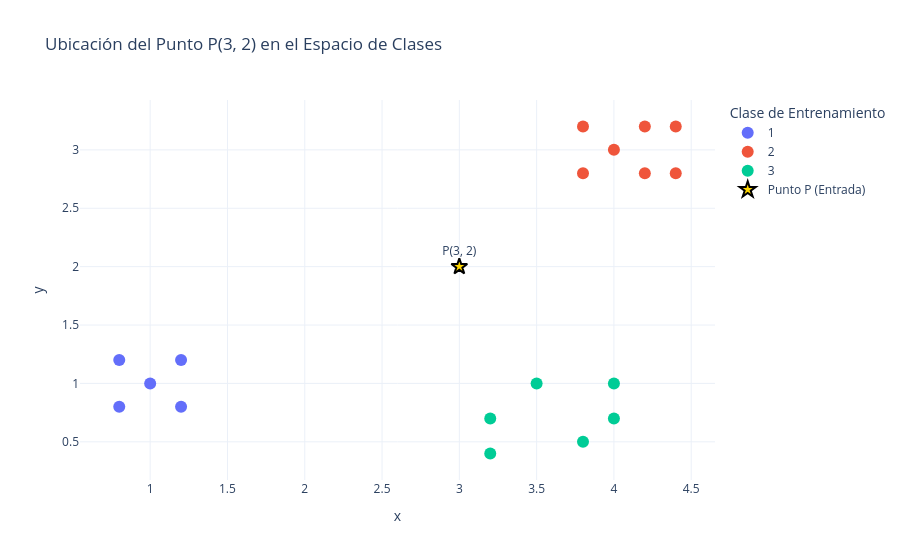

Notebook source saved alongside this figure:
### Code cell
import plotly.express as px
import plotly.graph_objects as go
import pandas as pd

# 1. Datos de entrenamiento (Dataset original)
data = {
    'x': [0.8, 1.0, 1.2, 0.8, 1.2, 4.0, 3.8, 4.2, 3.8, 4.2, 4.4, 4.4, 3.2, 3.2, 3.8, 3.5, 4.0, 4.0],
    'y': [0.8, 1.0, 0.8, 1.2, 1.2, 3.0, 2.8, 2.8, 3.2, 3.2, 2.8, 3.2, 0.4, 0.7, 0.5, 1.0, 1.0, 0.7],
    'clase': [1, 1, 1, 1, 1, 2, 2, 2, 2, 2, 2, 2, 3, 3, 3, 3, 3, 3]
}
df = pd.DataFrame(data)
df['clase'] = df['clase'].astype(str)

# 2. Creamos la figura base con los puntos de entrenamiento
fig = px.scatter(
    df, x='x', y='y', color='clase',
    title="Ubicación del Punto P(3, 2) en el Espacio de Clases",
    labels={'clase': 'Clase de Entrenamiento'},
    template="plotly_white"
)

# 3. Añadimos el punto P=(3, 2) manualmente con un marcador especial
fig.add_trace(
    go.Scatter(
        x=[3], y=[2],
        mode='markers+text',
        marker=dict(size=18, color='gold', symbol='star', line=dict(width=2, color='black')),
        name='Punto P (Entrada)',
        text=["P(3, 2)"],
        textposition="top center"
    )
)

# Mejoramos el diseño
fig.update_traces(marker=dict(size=12))
fig.show()

### Figure 1 — Plotly figure (JSON) as saved in the notebook; plotly's stock layout.template omitted (floating-point values rounded to 4 significant figures)
{"data": [{"hovertemplate": "Clase de Entrenamiento=1<br>x=%{x}<br>y=%{y}<extra></extra>", "legendgroup": "1", "marker": {"color": "#636efa", "size": 12, "symbol": "circle"}, "mode": "markers", "name": "1", "orientation": "v", "showlegend": true, "type": "scatter", "x": [0.8, 1, 1.2, 0.8, 1.2], "xaxis": "x", "y": [0.8, 1, 0.8, 1.2, 1.2], "yaxis": "y"}, {"hovertemplate": "Clase de Entrenamiento=2<br>x=%{x}<br>y=%{y}<extra></extra>", "legendgroup": "2", "marker": {"color": "#EF553B", "size": 12, "symbol": "circle"}, "mode": "markers", "name": "2", "orientation": "v", "showlegend": true, "type": "scatter", "x": [4, 3.8, 4.2, 3.8, 4.2, 4.4, 4.4], "xaxis": "x", "y": [3, 2.8, 2.8, 3.2, 3.2, 2.8, 3.2], "yaxis": "y"}, {"hovertemplate": "Clase de Entrenamiento=3<br>x=%{x}<br>y=%{y}<extra></extra>", "legendgroup": "3", "marker": {"color": "#00cc96", "size": 12, "symbol": "circle"}, "mode": "markers", "name": "3", "orientation": "v", "showlegend": true, "type": "scatter", "x": [3.2, 3.2, 3.8, 3.5, 4, 4], "xaxis": "x", "y": [0.4, 0.7, 0.5, 1, 1, 0.7], "yaxis": "y"}, {"marker": {"color": "gold", "line": {"color": "black", "width": 2}, "size": 12, "symbol": "star"}, "mode": "markers+text", "name": "Punto P (Entrada)", "text": ["P(3, 2)"], "textposition": "top center", "type": "scatter", "x": [3], "y": [2]}], "layout": {"legend": {"title": {"text": "Clase de Entrenamiento"}, "tracegroupgap": 0}, "title": {"text": "Ubicación del Punto P(3, 2) en el Espacio de Clases"}, "xaxis": {"anchor": "y", "domain": [0, 1], "title": {"text": "x"}}, "yaxis": {"anchor": "x", "domain": [0, 1], "title": {"text": "y"}}}}
